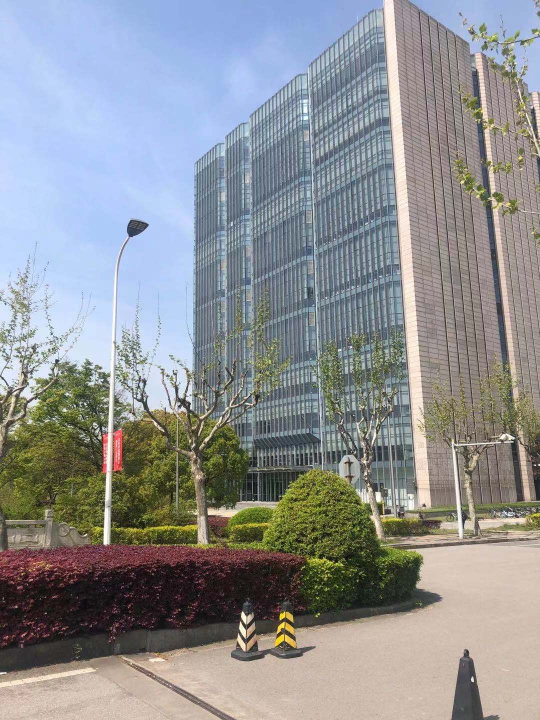
#> input picture Backend/test/test1.jpg, 1080 x 1440 px (shown at 1/2 size)
$ python -i stitch.py   (imports and definitions only)
#> lines starting #> are read from the running program, lines starting #| are printed output that depends on the picture
import numpy as np
import cv2 as cv
import imutils


class Stitcher:
    def __init__(self):
        self.isv3 = imutils.is_cv3()

    def stitch(self, imgs, ratio=0.75, reprojThresh=4.0, showMatches=False):
        print('A')
        (img2, img1) = imgs
        # 获取关键点和描述符
        (kp1, des1) = self.detectAndDescribe(img1)
        (kp2, des2) = self.detectAndDescribe(img2)
        print(len(kp1), len(des1))
        print(len(kp2), len(des2))
        R = self.matchKeyPoints(kp1, kp2, des1, des2, ratio, reprojThresh)

        # 如果没有足够的最佳匹配点，M为None
        if R is None:
            return None
        (good, M, mask) = R
        print(M)
        # 对img1透视变换，M是ROI区域矩阵， 变换后的大小是(img1.w+img2.w, img1.h)
        result = cv.warpPerspective(img1, M, (img1.shape[1] + img2.shape[1], img1.shape[0]))
        # 将img2的值赋给结果图像
        result[0:img2.shape[0], 0:img2.shape[1]] = img2

        # 是否需要显示ROI区域
        if showMatches:
            vis = self.drawMatches1(img1, img2, kp1, kp2, good, mask)
            return (result, vis)

        return result

    # [78 lines left out: functions detectAndDescribe, matchKeyPoints, drawMatches, drawMatches1, not called in this run]

# [18 lines of commented-out code are left out]

>>> import cv2
>>> picture = cv2.imread('test1.jpg', cv2.IMREAD_GRAYSCALE)
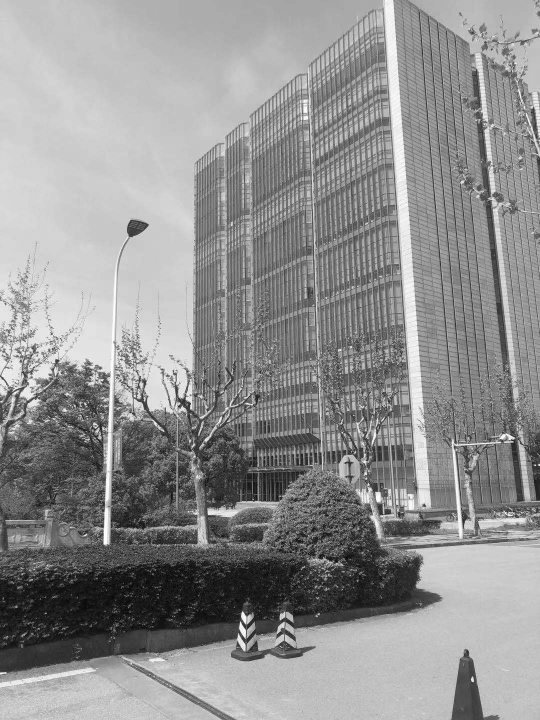
#> picture: shape (1440, 1080) (shown at 1/2 size); min 0, max 255, mean 144.4
>>> result = Stitcher().stitch(picture)
#> (the run stopped early here; a loop or call above may not have finished)

$ run again, on Backend/test/test2.jpg
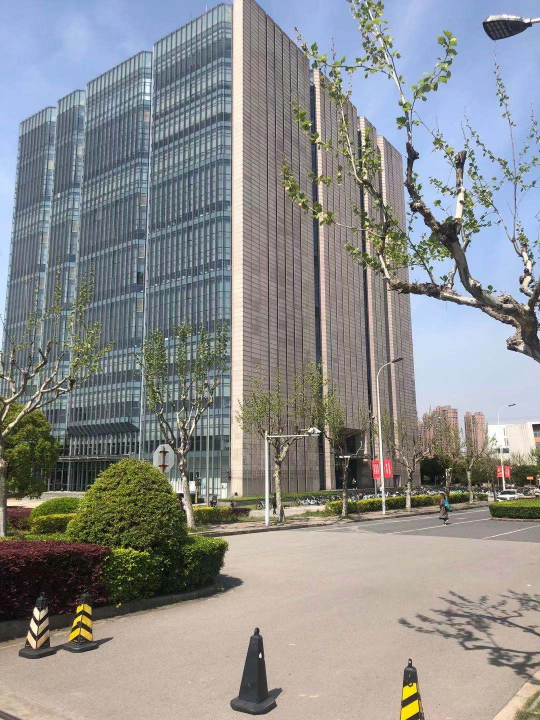
#> input picture Backend/test/test2.jpg, 1080 x 1440 px (shown at 1/2 size)
#> `picture = cv2.imread('test1.jpg', cv2.IMREAD_GRAYSCALE)`:
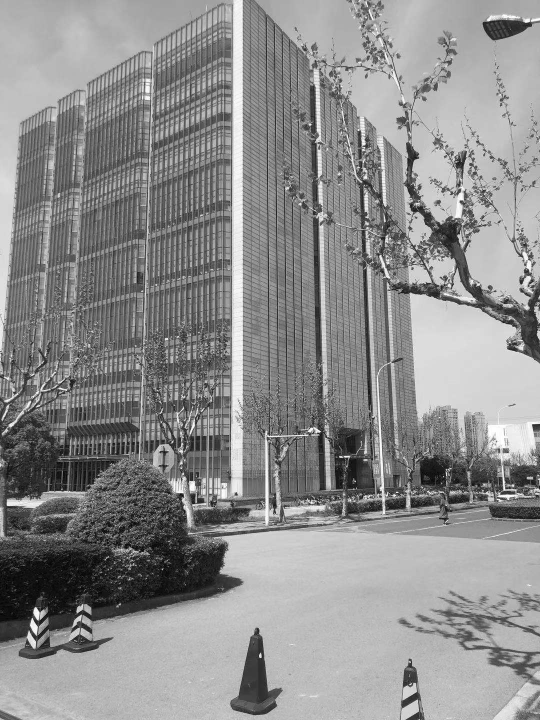
#> picture: shape (1440, 1080) (shown at 1/2 size); min 0, max 255, mean 141
